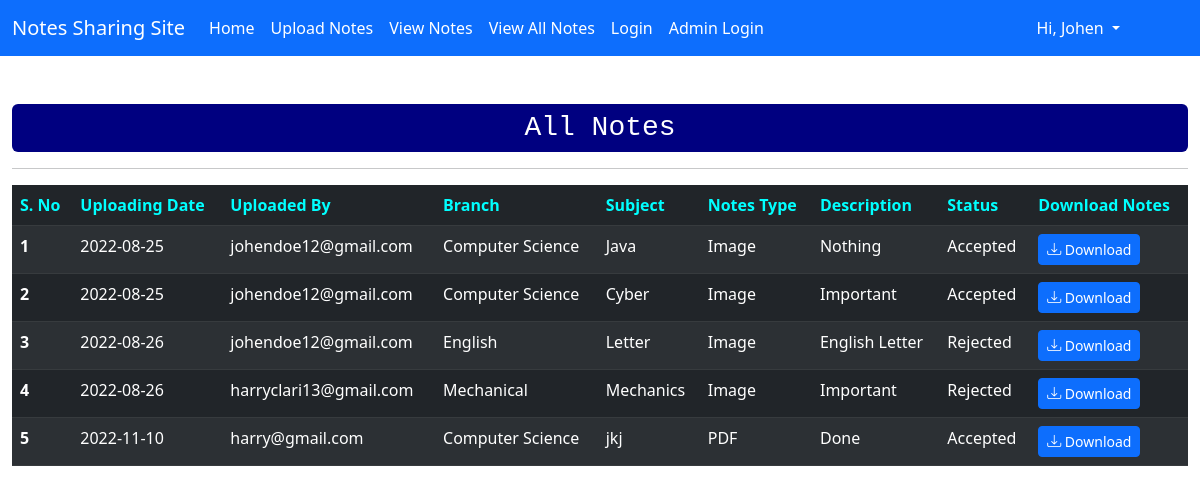
Screenshot of /view_all_notes (signed in) with the database file from the repository.
### credentials/models.py (models this page shows, shortened)
class Notes(models.Model):
    user = models.ForeignKey(User,on_delete=models.CASCADE)
    uploadingDate = models.CharField(max_length=30,null=True)
    branch =  models.CharField(max_length=30,null=True)
    subject =  models.CharField(max_length=30,null=True)
    notesFile = models.FileField(max_length=30,null=True)
    fileType =  models.CharField(max_length=30,null=True)
    description =  models.CharField(max_length=30,null=True)
    status = models.CharField(max_length=30,null=True)

### credentials/views.py (the view)
# urls.py: path('view_all_notes',views.viewAllNotes,name="view_all_notes"),
@login_required(login_url='login')
def viewAllNotes(request):
    data = Notes.objects.all()
    context = {'data':data}
    return render(request,'credentials/view_all_notes.html',context)

### credentials/templates/credentials/view_all_notes.html
{% extends 'index.html' %}
{% block content %}
<div class="container-fluid mt-5 mr-5 ml-5">
    <div class="row">
        <div class="col-md-12">
            <h3 class="text-center" style="background-color: navy;color: white;padding: 7px; border-radius: 6px;font-family: monospace;">All Notes</h3>
            <hr>
            <table class="table table-dark table-striped">
                <thead style="color: aqua;">
                  <tr>
                    <th scope="col">S. No</th>
                    <th scope="col">Uploading Date</th>
                    <th>Uploaded By</th>
                    <th scope="col">Branch</th>
                    <th scope="col">Subject</th>
                    <th scope="col">Notes Type</th>
                    <th>Description</th>
                    <th scope="col">Status</th>
                    <th scope="col">Download Notes</th>
                  </tr>
                </thead>
                <tbody>
                    {% for notes in data %}
                  <tr>
                    <th>{{forloop.counter}}</th>
                    <td>{{notes.uploadingDate}}</td>
                    <td>{{notes.user.username}}</td>
                    <td>{{notes.branch}}</td>
                    <td>{{notes.subject}}</td>
                    <td>{{notes.fileType}}</td>
                    <td>{{notes.description}}</td>
                    <td style="text-transform: capitalize;">{% if notes.status == "Accept" %}  {{notes.status}}ed {% elif notes.status == "Reject" %} {{notes.status}}ed  {% else %} {{notes.status}} {% endif %}</td>
                    <td><a href="{{notes.notesFile.url}}" download style="text-decoration: none;" class="btn btn-primary btn-sm"> <i class="bi bi-download " > </i> Download </a></td>
                  </tr>
                    {% endfor %}
                </tbody>
              </table>
        </div>
    </div>
</div>
{% endblock content %}

### templates/navbar.html (shortened to what this page needs)
<!DOCTYPE html>
<html lang="en">
<head>
    <link href="https://cdn.jsdelivr.net/npm/bootstrap@5.2.0/dist/css/bootstrap.min.css" rel="stylesheet"
>
    <link rel="stylesheet" href="https://cdn.jsdelivr.net/npm/bootstrap-icons@1.5.0/font/bootstrap-icons.css">
</head>
<body>
    <nav class="navbar navbar-expand-lg bg-primary">
        <div class="container-fluid">
            <a class="navbar-brand" href="#" style="color: white;">Notes Sharing Site</a>
            <div class="collapse navbar-collapse" id="navbarSupportedContent">
                <ul class="navbar-nav me-auto mb-2 mb-lg-0">
                    <li class="nav-item">
                        <a class="nav-link active" aria-current="page" href="#" style="color: white;">Home</a>
                    </li>
                    <li class="nav-item">
                        <a class="nav-link active" aria-current="page" href="{% url 'upload_notes' %}" style="color: white;">Upload Notes</a>
                    </li>
                    <li class="nav-item">
                        <a class="nav-link active" aria-current="page" href="{% url 'view_my_notes' %}" style="color: white;">View Notes</a>
                    </li>
                    <li class="nav-item">
                        <a class="nav-link active" aria-current="page" href="{% url 'view_all_notes' %}" style="color: white;">View All Notes</a>
                    </li>
                    <li class="nav-item">
                        <a class="nav-link active" href="{% url 'login' %}" style="color: white;">Login</a>
                    </li>
                    <li class="nav-item">
                        <a class="nav-link active" href="{% url 'adminLogin' %}" style="color: white;">Admin Login</a>
                    </li>
                </ul>
                <ul class="navbar-nav mr-3" style="margin-right: 60px;left:0;">
                    <li class="nav-item dropdown " style="text-align: right;">
                        <a class="nav-link dropdown-toggle" href="#" role="button" data-bs-toggle="dropdown"
                            aria-expanded="false" style="color: white;">
                           {% if  request.user.is_authenticated %}
                           Hi, {{request.user.first_name}}
                               {% else %}
                               Your Profile
                           {% endif %}
                        </a>
                    </li>
                </ul>
            </div>
        </div>
    </nav>
</body>
</html>

### rows the page displays
Notes: uploadingDate "2022-08-25", user.username "johendoe12@gmail.com", branch "Computer Science", subject "Java", fileType "Image", description "Nothing", status "Accept"
Notes: uploadingDate "2022-08-25", user.username "johendoe12@gmail.com", branch "Computer Science", subject "Cyber", fileType "Image", description "Important", status "Accept"
Notes: uploadingDate "2022-08-26", user.username "johendoe12@gmail.com", branch "English", subject "Letter", fileType "Image", description "English Letter", status "Reject"
Notes: uploadingDate "2022-08-26", user.username "harryclari13@gmail.com", branch "Mechanical", subject "Mechanics", fileType "Image", description "Important", status "Reject"
Notes: uploadingDate "2022-11-10", user.username "harry@gmail.com", branch "Computer Science", subject "jkj", fileType "PDF", description "Done", status "Accept"

### other values shown
{{ request.user.first_name }} "Johen"
